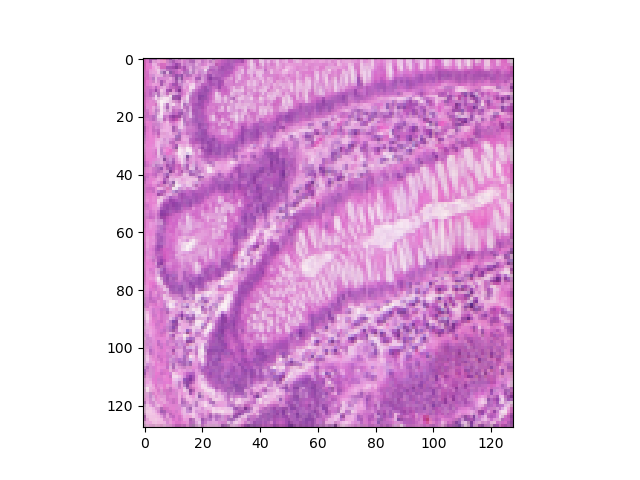
#> input picture Figure_75.png, 640 x 480 px
$ python scaling.py
#> lines starting #> are read from the running program, lines starting #| are printed output that depends on the picture
import cv2
import numpy as np
import math

img=cv2.imread("Figure_75.png")
#> img is the input picture: shape (480, 640, 3); mean B, G, R 229.7, 198.8, 231.3
print(type(img))  #img store in array
#| <class 'numpy.ndarray'>
x_sf=int(input("enter the scaling factor for x axis:"))
#> the answer given: 3
y_sf=int(input("enter the scaling factor for y axis:"))
#> the answer given: 3
height,width,channel=img.shape #image is a 3-dim array,the shape returns no of rows and no of columns and no of channels
#> height = 480; width = 640; channel = 3
print(height,width,channel)
#| 480 640 3
new_img_ht=y_sf*height
#> new_img_ht = 1440
new_img_wd=x_sf*width
#> new_img_wd = 1920
output_img=np.zeros((new_img_ht,new_img_wd,channel), dtype=np.uint8)
print(output_img.shape)
#| (1440, 1920, 3)

for x in range(new_img_wd):
    for y in range(new_img_ht):
        xp=math.floor(x*x_sf)
        yp=math.floor(y*y_sf)
        if(0<=xp<new_img_wd and 0<=yp<new_img_ht ):
            output_img[yp,xp]=img[y,x]
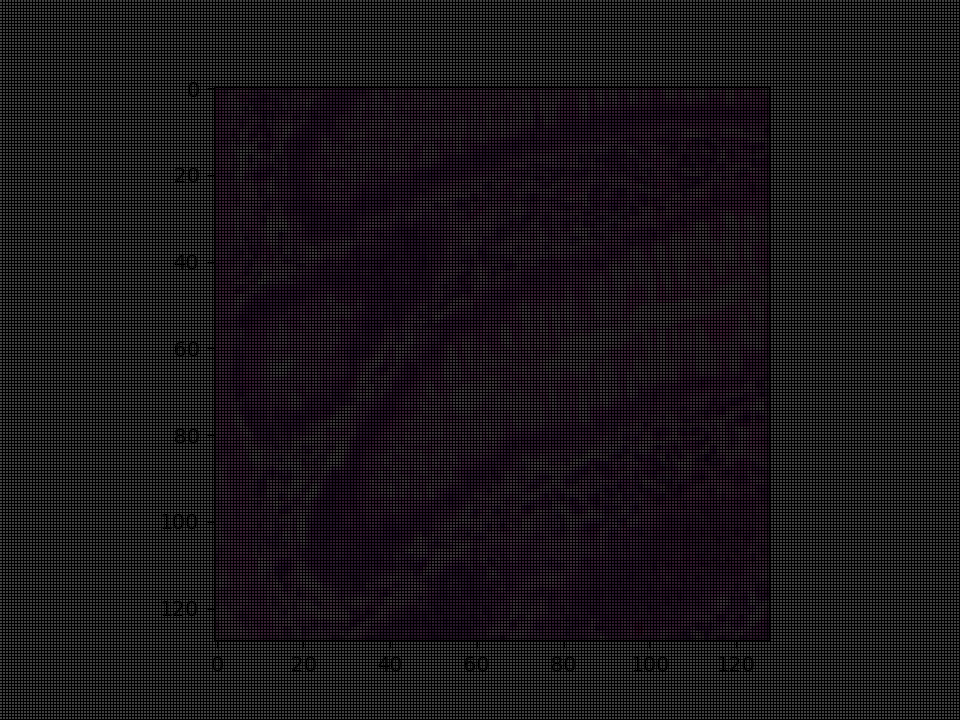
#> output_img: shape (1440, 1920, 3) (shown at 1/2 size); mean B, G, R 25.5, 22.1, 25.7
cv2.imshow("img",output_img)
cv2.waitKey(0)
